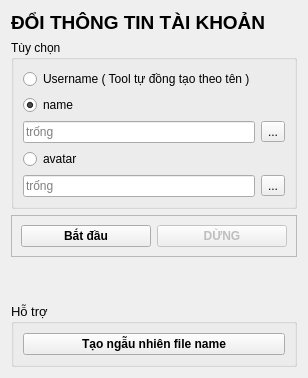
               <widget class="QWidget" name="page_12">
                <layout class="QGridLayout" name="gridLayout_20">
                 <item row="5" column="0">
                  <spacer name="verticalSpacer_15">
                   <property name="orientation">
                    <enum>Qt::Vertical</enum>
                   </property>
                   <property name="sizeHint" stdset="0">
                    <size>
                     <width>20</width>
                     <height>40</height>
                    </size>
                   </property>
                  </spacer>
                 </item>
                 <item row="1" column="0">
                  <widget class="QGroupBox" name="groupBox_2">
                   <property name="title">
                    <string>Tùy chọn</string>
                   </property>
                   <layout class="QGridLayout" name="gridLayout_21">
                    <item row="4" column="1">
                     <widget class="QToolButton" name="le_input_folderchange">
                      <property name="text">
                       <string>...</string>
                      </property>
                     </widget>
                    </item>
                    <item row="2" column="1">
                     <widget class="QToolButton" name="btn_openfile_change">
                      <property name="text">
                       <string>...</string>
                      </property>
                     </widget>
                    </item>
                    <item row="0" column="0">
                     <widget class="QRadioButton" name="rb_change_username">
                      <property name="text">
                       <string>Username ( Tool tự đồng tạo theo tên )</string>
                      </property>
                     </widget>
                    </item>
                    <item row="3" column="0">
                     <widget class="QRadioButton" name="rb_change_avatar">
                      <property name="text">
                       <string>avatar</string>
                      </property>
                     </widget>
                    </item>
                    <item row="2" column="0">
                     <widget class="QLineEdit" name="le_inputfile_change_name">
                      <property name="placeholderText">
                       <string>trống</string>
                      </property>
                     </widget>
                    </item>
                    <item row="4" column="0">
                     <widget class="QLineEdit" name="le_folder_change">
                      <property name="placeholderText">
                       <string>trống</string>
                      </property>
                     </widget>
                    </item>
                    <item row="1" column="0">
                     <widget class="QRadioButton" name="rb_change_name">
                      <property name="text">
                       <string>name</string>
                      </property>
                      <property name="checked">
                       <bool>true</bool>
                      </property>
                     </widget>
                    </item>
                   </layout>
                  </widget>
                 </item>
                 <item row="0" column="0">
                  <widget class="QLabel" name="label_54">
                   <property name="font">
                    <font>
                     <pointsize>14</pointsize>
                     <weight>75</weight>
                     <bold>true</bold>
                    </font>
                   </property>
                   <property name="text">
                    <string>ĐỔI THÔNG TIN TÀI KHOẢN</string>
                   </property>
                  </widget>
                 </item>
                 <item row="4" column="0">
                  <widget class="QFrame" name="frame_13">
                   <property name="frameShape">
                    <enum>QFrame::StyledPanel</enum>
                   </property>
                   <property name="frameShadow">
                    <enum>QFrame::Raised</enum>
                   </property>
                   <layout class="QHBoxLayout" name="horizontalLayout">
                    <item>
                     <widget class="QPushButton" name="btn_start_change">
                      <property name="font">
                       <font>
                        <weight>75</weight>
                        <bold>true</bold>
                       </font>
                      </property>
                      <property name="text">
                       <string>Bắt đầu</string>
                      </property>
                     </widget>
                    </item>
                    <item>
                     <widget class="QPushButton" name="btn_stop_change">
                      <property name="enabled">
                       <bool>false</bool>
                      </property>
                      <property name="font">
                       <font>
                        <weight>75</weight>
                        <bold>true</bold>
                       </font>
                      </property>
                      <property name="text">
                       <string>DỪNG</string>
                      </property>
                     </widget>
                    </item>
                   </layout>
                  </widget>
                 </item>
                 <item row="6" column="0">
                  <widget class="QGroupBox" name="groupBox_3">
                   <property name="font">
                    <font>
                     <pointsize>10</pointsize>
                    </font>
                   </property>
                   <property name="title">
                    <string>Hỗ trợ</string>
                   </property>
                   <layout class="QHBoxLayout" name="horizontalLayout_9">
                    <item>
                     <widget class="QPushButton" name="btn_random_name">
                      <property name="font">
                       <font>
                        <pointsize>9</pointsize>
                        <weight>75</weight>
                        <bold>true</bold>
                       </font>
                      </property>
                      <property name="text">
                       <string>Tạo ngẫu nhiên file name</string>
                      </property>
                     </widget>
                    </item>
                   </layout>
                  </widget>
                 </item>
                </layout>
               </widget>
